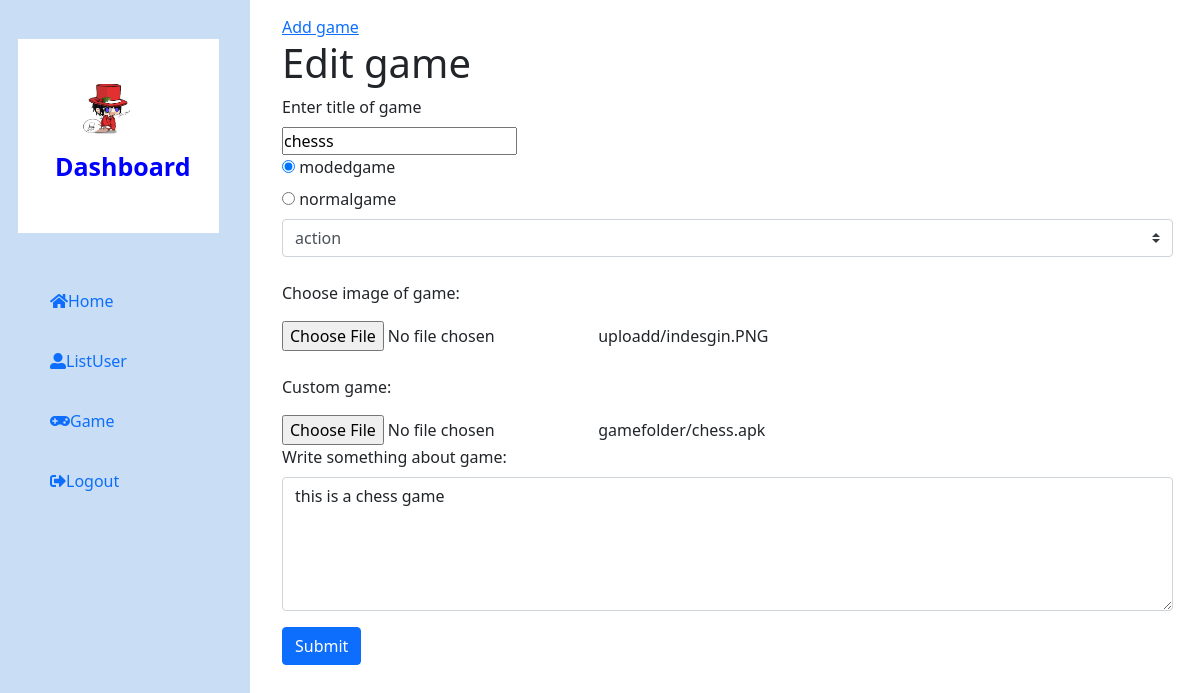
The app's page /editgameuser.php?id=28 with its own data.
### tables this page shows
CREATE TABLE IF NOT EXISTS `game` (
  `id` int(11) NOT NULL AUTO_INCREMENT,
  `useridd` int(11) DEFAULT NULL,
  `title` varchar(255) NOT NULL,
  `catagories` tinyint(1) NOT NULL DEFAULT '1',
  `type` varchar(255) NOT NULL,
  `image` varchar(255) NOT NULL,
  `url` varchar(255) NOT NULL,
  `descripation` text,
  PRIMARY KEY (`id`),
  UNIQUE KEY `title` (`title`),
  KEY `gameidd_fk` (`useridd`)
);

### editgameuser.php (the view, shortened to what this page needs)
 <?php
require_once "database.php";
 ?>
 <!DOCTYPE html>
<html>
<head>
  <link rel="stylesheet" type="text/css" href="css/home.css">
 <link rel="stylesheet" href="https://maxcdn.bootstrapcdn.com/bootstrap/4.5.2/css/bootstrap.min.css">
<link rel="stylesheet" type="text/css" href="icon/all.min.css">
<link rel="stylesheet" type="text/css" href="css/userdashboardgame.css">
  <link rel="stylesheet" type="text/css" href="jquery/jquery.js">
  <link rel="stylesheet" type="text/css" href="bootstrap/css/bootstrap.min.css">
  <link rel="stylesheet" type="text/css" href="jquery/mixitup.min.js">
  <link rel="stylesheet" type="text/css" href="bootstrap/js/bootstrap.bundle.min.js">
  <link rel="stylesheet" type="text/css" href="bootstrap/js/bootstrap.min.js">
</head>
<body>
 <div id="wrapper">
   <div id="sidebar-wrapper">
     <ul class="sidebar-nav">
       <li><a href="#" class="logo"><img src="img/c.png " width="50px" height="50px">Dashboard</a></li>
       <li><a href="dashboard.php"><i class="fas fa-home"></i>Home</a></li>
       <li><a href="dashboarduser.php" ><i class="fas fa-user-alt"></i>ListUser</a></li>
       <li><a href="dashboardgamee.php"><i class="fas fa-gamepad"></i>Game</a></li>
       <li><a href="logout.php"><i class="fas fa-sign-out-alt"></i>Logout</a></li>
      </ul>
    </div>
    <div id="page-content-wrapper">
      <div class="container-fluid">
        <div class="row">
          <div class="col-lg-12">
             <?php require_once 'usergamemenu.php';?>
  <?php
$id = $_GET['id'];
$sqll = "SELECT * FROM game WHERE id='$id'";
$resultt = $connection->query($sqll);
$roww = $resultt->fetch_assoc();
  ?>
   <form method="post" enctype="multipart/form-data">
            <h1>Edit game</h1>
           <label> Enter title of game</label><br>
            <input type="text" name="title" value="<?php echo $roww['title'] ?>">
                      ?><br>
                <input type="radio" id="normal" name="cate" value="1"
                <?php if($roww['catagories']==1){
                  echo"checked";
                }  ?>
                >
                 <label for="normal">modedgame</label><br>
                 <input type="radio" id="moded" name="cate" value="0"
                  <?php if($roww['catagories']==0){
                  echo"checked";
                }  ?>
                >
                 <label for="moded">normalgame</label><br>
               <select name="gametype" class="custom-select">
              <option value="action"
              <?php if($roww['type']=='action'){
                echo"selected";
              } ?>
              >action</option>
             </select>
                ?><br><br>
               <p>Choose image of game:</p>
           <input type="file" id="myFile" name="image" >
              <?php echo $roww['image'] ?>
            ?><br><br>
              <p>Custom game:</p>
              <input type="file" id="myFile" name="gameurl">
                  <?php echo $roww['url'] ?>
               ?><br>
             <label for="something">Write something about game:</label>
              <textarea class="form-control" rows="5" id="something" name="descripation"><?php echo $roww['descripation'] ?></textarea>
               <div class="mt-3">
                 <button type="submit" class="btn btn-primary" value="save" name="btnupdate">Submit</button>
               </div>
           </form>
         </div>
       </div>
     </div>
   </div>
 </body>
 </html>

### css/home.css (style rules this page uses)
* { margin:0; padding:0; }

### css/userdashboardgame.css (style rules this page uses)
#sidebar-wrapper { z-index: 1; position: absolute; width: 15.625rem; height: 58.125rem; overflow-y: hidden; background: #0062cc36; }
#page-content-wrapper { width: 100%; position: absolute; padding: 0.9375rem; padding-left: 16.875rem; }
.sidebar-nav { padding:0px; list-style: none; }
.sidebar-nav li { text-indent: 1.5625rem; line-height: 3.75rem; }
.sidebar-nav li a { display: block; text-decoration: none; }
.logo { color:blue; font-size: 1.5625rem; border: 0.125rem solid white; padding: 2.1875rem; background-color: white; margin: 2.4375rem 1.9375rem 2.375rem 1.125rem; font-weight: 900; }

### records on screen
game: title "chesss", catagories "☑ modedgame", catagories "☐ normalgame", gametype "action", image "uploadd/indesgin.PNG", url "gamefolder/chess.apk", descripation "this is a chess game"
